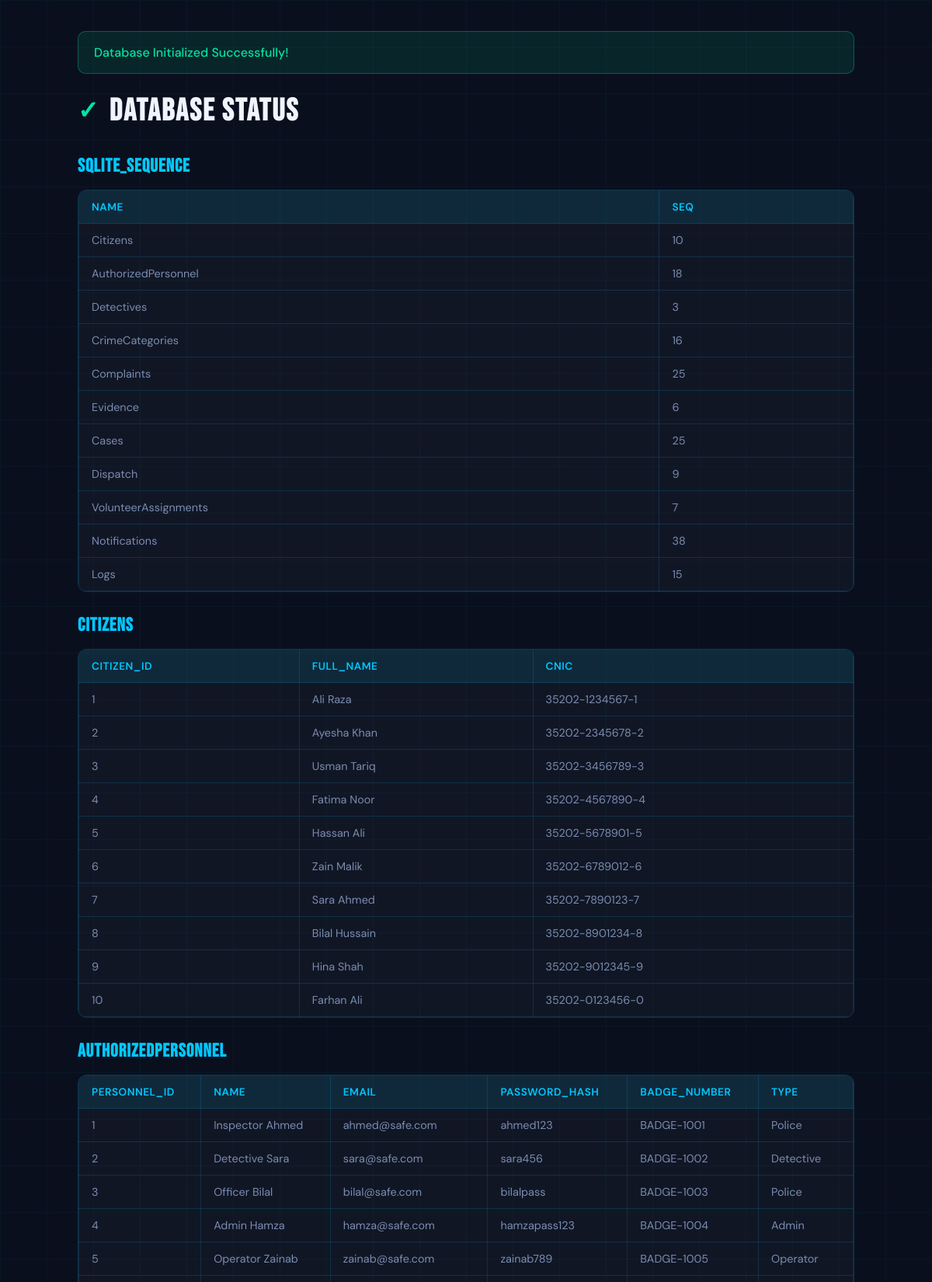
/viewdb (upper part), run on the app's committed database.
### tables this page shows
CREATE TABLE Citizens (
    citizen_id INTEGER PRIMARY KEY AUTOINCREMENT,
    full_name TEXT NOT NULL,
    cnic TEXT UNIQUE NOT NULL
);

CREATE TABLE AuthorizedPersonnel (
    personnel_id INTEGER PRIMARY KEY AUTOINCREMENT,
    name TEXT NOT NULL,
    email TEXT UNIQUE NOT NULL,
    password_hash TEXT NOT NULL,
    badge_number TEXT UNIQUE NOT NULL,
    type TEXT DEFAULT 'Police' CHECK(type IN ('Police','Detective','Operator','Admin','Volunteer', 'Ambulance', 'Firefighter'))
);

### app.py (the view)
@app.route('/viewdb')
def view_db():
    conn = get_db_connection()
    cursor = conn.cursor()
    cursor.execute("SELECT name FROM sqlite_master WHERE type='table';")
    tables = cursor.fetchall()
    table_data = {}
    for table in tables:
        table_name = table['name']
        cursor.execute(f"SELECT * FROM {table_name};")
        data = cursor.fetchall()
        table_data[table_name] = data
    conn.close()
    return render_template("initdb.html", table_data=table_data)

### app.py (called while the page is built)
def get_db_connection():
    conn = sqlite3.connect(DATABASE, timeout=10)
    conn.row_factory = sqlite3.Row
    return conn

### templates/initdb.html (shortened to what this page needs)
<!DOCTYPE html>
<html lang="en">
<head>
</head>
<body>
  <div class="page-container">
    <div class="success-msg">
      Database Initialized Successfully!
    </div>
    <h1>Database Status</h1>
    {% for table, rows in table_data.items() %}
      <h2>{{ table|upper }}</h2>
      {% if rows %}
        <div class="table-wrapper">
          <table>
            <thead>
              <tr>
                {% for column in rows[0].keys() %}
                  <th>{{ column }}</th>
                {% endfor %}
              </tr>
            </thead>
            <tbody>
              {% for row in rows %}
                <tr>
                  {% for column in row.keys() %}
                    <td>{{ row[column] }}</td>
                  {% endfor %}
                </tr>
              {% endfor %}
            </tbody>
          </table>
        </div>
      {% else %}
        <div class="table-wrapper">
          <div class="empty">👋 Empty table</div>
        </div>
      {% endif %}
    {% endfor %}
  </div>
</body>
</html>

### templates/initdb.html (style rules this page uses)
*, *::before, *::after { box-sizing: border-box; margin: 0; padding: 0; }
:root { --navy: #0a0f1e; --cyan: #00c8ff; --white: #f0f4ff; --muted: #7a8db0; --success: #00e5a0; --border: rgba(0,200,255,0.15); }
html, body { min-height: 100vh; background: var(--navy); color: var(--white); font-family: 'DM Sans', sans-serif; padding: 20px; }
body::before { content: ''; position: fixed; inset: 0; background-image: linear-gradient(rgba(0,200,255,0.04) 1px, transparent 1px), linear-gradient(90deg, rgba(0,200,255,0.04) 1px, transparent 1px); background-size: 60px 60px; pointer-events: none; z-index: 0; }
.page-container { position: relative; z-index: 5; max-width: 1000px; margin: 0 auto; }
h1 { font-family: 'Bebas Neue', sans-serif; font-size: 2.5rem; letter-spacing: 2px; margin-bottom: 32px; display: flex; align-items: center; gap: 12px; }
h1::before { content: '✓'; color: var(--success); font-size: 2rem; }
h2 { font-family: 'Bebas Neue', sans-serif; font-size: 1.5rem; letter-spacing: 1px; margin: 28px 0 16px 0; color: var(--cyan); }
.table-wrapper { background: rgba(255,255,255,0.03); border: 1px solid var(--border); border-radius: 12px; overflow-x: auto; margin-bottom: 24px; }
table { width: 100%; border-collapse: collapse; font-size: 0.9rem; }
th { background: rgba(0,200,255,0.1); border: 1px solid var(--border); padding: 12px 16px; text-align: left; font-weight: 600; color: var(--cyan); font-size: 0.85rem; text-transform: uppercase; letter-spacing: 0.5px; }
td { border: 1px solid var(--border); padding: 12px 16px; color: var(--muted); }
.success-msg { background: rgba(0,229,160,0.1); border: 1px solid rgba(0,229,160,0.3); color: var(--success); padding: 16px 20px; border-radius: 10px; margin-bottom: 24px; font-weight: 500; }

### data on the page
Citizens: citizen_id "1" "Ali Raza" "35202-1234567-1"
Citizens: citizen_id "2" "Ayesha Khan" "35202-2345678-2"
Citizens: citizen_id "3" "Usman Tariq" "35202-3456789-3"
Citizens: citizen_id "4" "Fatima Noor" "35202-4567890-4"
Citizens: citizen_id "5" "Hassan Ali" "35202-5678901-5"
Citizens: citizen_id "6" "Zain Malik" "35202-6789012-6"
Citizens: citizen_id "7" "Sara Ahmed" "35202-7890123-7"
Citizens: citizen_id "8" "Bilal Hussain" "35202-8901234-8"
Citizens: citizen_id "9" "Hina Shah" "35202-9012345-9"
Citizens: citizen_id "10" "Farhan Ali" "35202-0123456-0"
AuthorizedPersonnel: personnel_id "1" "Inspector Ahmed" "ahmed@safe.com" "ahmed123" "BADGE-1001" "Police"
AuthorizedPersonnel: personnel_id "2" "Detective Sara" "sara@safe.com" "sara456" "BADGE-1002" "Detective"
AuthorizedPersonnel: personnel_id "3" "Officer Bilal" "bilal@safe.com" "bilalpass" "BADGE-1003" "Police"
AuthorizedPersonnel: personnel_id "4" "Admin Hamza" "hamza@safe.com" "hamzapass123" "BADGE-1004" "Admin"
AuthorizedPersonnel: personnel_id "5" "Operator Zainab" "zainab@safe.com" "zainab789" "BADGE-1005" "Operator"

### other printed values
{{ table|upper }} "SQLITE_SEQUENCE" "CITIZENS" "AUTHORIZEDPERSONNEL"
{{ column }} "NAME" "SEQ" "CITIZEN_ID" "FULL_NAME" "CNIC" "PERSONNEL_ID" "NAME" "EMAIL" "PASSWORD_HASH" "BADGE_NUMBER" "TYPE"
{{ row[column] }} "Citizens" "10" "AuthorizedPersonnel" "18" "Detectives" "3" "CrimeCategories" "16" "Complaints" "25" "Evidence" "6" "Cases" "25" "Dispatch" "9" "VolunteerAssignments" "7" "Notifications" "38" "Logs" "15"
